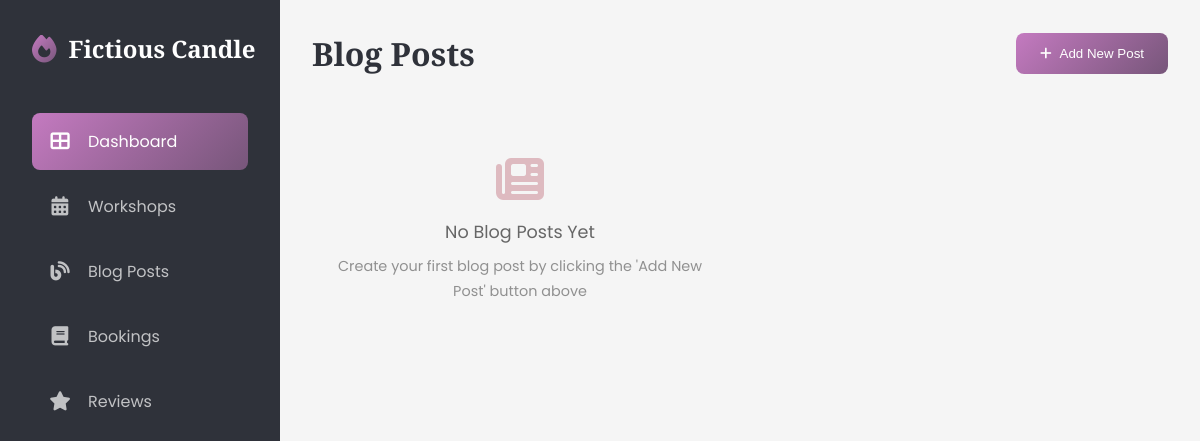
Page /dashboard/blogs/ (signed in) on the earlier database version.
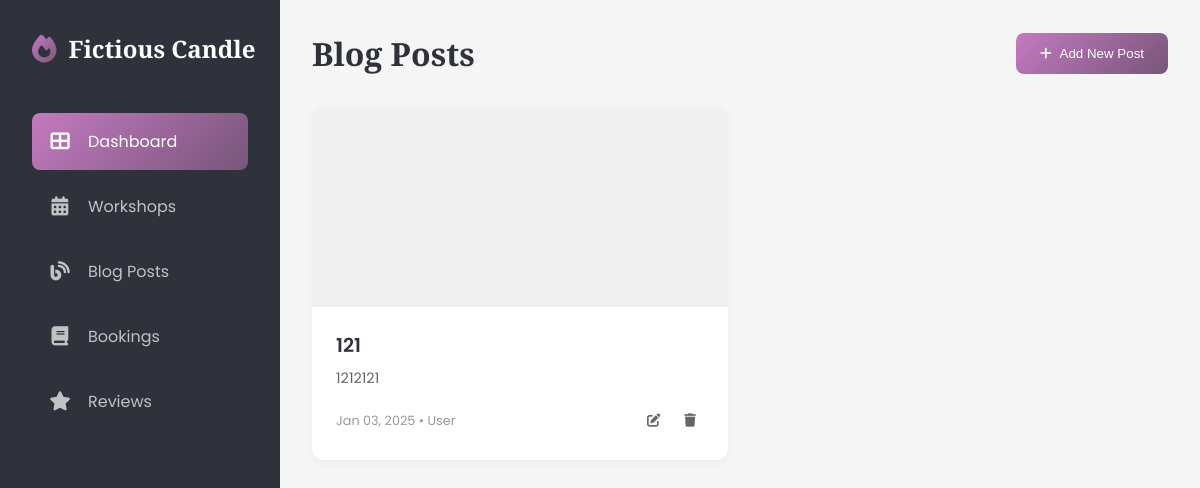
Same page on the later database version.
### candle/models.py (models this page shows, shortened)
class Blogpost(models.Model):
    author = models.ForeignKey(
        User,
        on_delete=models.CASCADE,
        related_name='blogposts',
        related_query_name='blogpost'
    )
    title = models.CharField(max_length=255)
    content = models.TextField()
    published_date = models.DateTimeField(auto_now_add=True)
    thumbnail = models.ImageField(
        upload_to='blog_thumbnails/',
        null=True,
        blank=True,
        help_text='Featured image for the blog post'
    )
    class Meta:
        ordering = ("-published_date",)

### candle/views.py (the view)
# urls.py: path("blogs/",DashboardBlogView.as_view(),name="dashboard_blogs"),
class DashboardBlogView(LoginRequiredMixin,TemplateView):
    template_name = "candle/dashboard/blogs.html"
    def get_context_data(self, **kwargs):
        context = super().get_context_data(**kwargs)
        user = self.request.user
        if user.is_superuser:
            context['blog_posts'] = Blogpost.objects.all()
        else:
            context['blog_posts'] = Blogpost.objects.filter(author=user)
        return context

### candle/context_processors.py (called while the page is built)
def company_info(request):
    config = {
        "latest_blogs":Blogpost.objects.all()[:6],
        "latest_workshops":CandleWorkshop.objects.all()[:6]
    }
    try:
        config.update(Config.objects.first().as_dict())
    except Exception as e:
        pass
    return config

### candle/models.py (called while the page is built)
    def as_dict(self):
        return {
            'site_name': self.site_name or '',
            'site_title': self.site_title or '',
            'site_description': self.site_description or '',
            'facebook_url': self.facebook_url or '',
            'instagram_url': self.instagram_url or '',
            "pinterest_url": self.pinterest_url or ""
        }

### candle/templates/candle/dashboard/blogs.html (shortened to what this page needs)
{% extends 'candle/dashboard/base.html' %}
{% block content %}
 <main class="main-content">
    <div class="page-header">
        <h1 class="page-title">Blog Posts</h1>
        <button class="btn btn-primary" onclick="openModal('blog')">
            <i class="fas fa-plus"></i> Add New Post
        </button>
    </div>
    <div class="blog-grid" id="blogGrid">
        {% if blog_posts %}
        <div class="blog-grid" id="blogGrid">
            {% for blog in blog_posts %}
                <div class="blog-card">
                    <div class="blog-image-container">
                    </div>
                    <div class="blog-content">
                        <h3 class="blog-title">{{blog.title}}</h3>
                        <div class="blog-excerpt">{{blog.content|striptags|truncatewords:20}}</div>
                        <div class="blog-meta">
                            <span>{{blog.published_date|date:"M d, Y"}} • {{blog.author.get_full_name|default:"User"}}</span>
                            <div class="blog-actions">
                                <button class="action-btn" onclick="openModal('blog', ${post.id})">
                                    <i class="fas fa-edit"></i>
                                </button>
                                <form method="post" action="{% url 'candle:delete_blogs' blog.id %}" class="delete-form">
                                    <button type="submit" class="action-btn">
                                        <i class="fas fa-trash"></i>
                                    </button>
                                </form>
                            </div>
                        </div>
                    </div>
                </div>
            {% endfor %}
        </div>
        {% else %}
            <div class="empty-state">
                <i class="fas fa-newspaper"></i>
                <p>No Blog Posts Yet</p>
                <span>Create your first blog post by clicking the 'Add New Post' button above</span>
            </div>
        {% endif %}
    </div>
</main>
{% endblock content %}

### candle/templates/candle/dashboard/base.html (shortened to what this page needs)
{% load static %}
<!DOCTYPE html>
<html lang="en">
<head>
    <link rel="stylesheet" href="https://cdnjs.cloudflare.com/ajax/libs/font-awesome/6.5.1/css/all.min.css">
    <link rel="stylesheet" href="{% static 'candle/dashboard/main.css' %}">
</head>
<body>
    {% include "candle/dashboard/fragments/sidebar.html" %}
    {% block content %}
    {% endblock content %}
    </body>
</html>

### candle/templates/candle/dashboard/fragments/sidebar.html (shortened to what this page needs)
<aside class="sidebar">
    <div class="logo">
        <i class="fas fa-fire"></i>
        <span>Fictious Candle</span>
    </div>
    <ul class="nav-menu">
        <li class="nav-item">
            <a href="{% url 'candle:dashboard' %}" class="nav-link active">
                <i class="fas fa-th-large"></i>
                <span>Dashboard</span>
            </a>
        </li>
        {% if user.is_superuser %}
        <li class="nav-item">
            <a href="#" class="nav-link">
                <i class="fas fa-calendar-alt"></i>
                <span>Workshops</span>
            </a>
        </li>
        {% endif %}
        <li class="nav-item">
            <a href="#" class="nav-link">
                <i class="fas fa-blog"></i>
                <span>{% if not user.is_superuser %}My {% endif %}Blog Posts</span>
            </a>
        </li>
        <li class="nav-item">
            <a href="#" class="nav-link">
                <i class="fas fa-book"></i>
                <span>{% if not user.is_superuser %}My {% endif %}Bookings</span>
            </a>
        </li>
        <li class="nav-item">
            <a href="#" class="nav-link">
                <i class="fas fa-star"></i>
                <span>{% if not user.is_superuser %}My {% endif %}Reviews</span>
            </a>
        </li>
    </ul>
</aside>

### candle/static/candle/dashboard/main.css (style rules this page uses)
:root { --color-dark: #2F323A; --color-purple: #77567A; --color-magenta: #C47AC0; --color-pink: #E39EC1; --color-light: #DEBAC0; --gradient-primary: linear-gradient(135deg, var(--color-magenta), var(--color-purple)); --gradient-hover: linear-gradient(135deg, var(--color-purple), var(--color-magenta)); }
* { margin: 0; padding: 0; box-sizing: border-box; }
body { font-family: 'Poppins', sans-serif; background-color: #f5f5f5; display: flex; min-height: 100vh; overflow-x: hidden; }
.sidebar { width: 280px; background: var(--color-dark); min-height: 100vh; padding: 2rem; position: fixed; left: 0; top: 0; transition: all 0.3s ease; z-index: 1000; }
.logo { color: white; font-size: 1.5rem; font-weight: bold; font-family: 'Playfair Display', serif; display: flex; align-items: center; gap: 0.75rem; margin-bottom: 3rem; white-space: nowrap; padding-right: 1rem; }
.logo i { background: var(--gradient-primary); -webkit-background-clip: text; -webkit-text-fill-color: transparent; font-size: 1.75rem; flex-shrink: 0; }
.nav-menu { list-style: none; }
.nav-item { margin-bottom: 0.5rem; position: relative; }
.nav-link { color: rgba(255, 255, 255, 0.7); text-decoration: none; display: flex; align-items: center; padding: 1rem; border-radius: 8px; transition: all 0.3s ease; white-space: nowrap; }
.nav-link i { margin-right: 1rem; font-size: 1.2rem; min-width: 24px; text-align: center; }
.nav-link.active, .nav-link:hover { background: var(--gradient-primary); color: white; }
.main-content { flex: 1; margin-left: 280px; padding: 2rem; transition: all 0.3s ease; width: calc(100% - 280px); }
.page-header { display: flex; justify-content: space-between; align-items: center; margin-bottom: 2rem; flex-wrap: wrap; gap: 1rem; }
.page-title { font-family: 'Playfair Display', serif; color: var(--color-dark); font-size: clamp(1.5rem, 4vw, 2rem); }
.action-btn { padding: 0.5rem; border: none; background: none; color: #666; cursor: pointer; transition: all 0.3s ease; }
.delete-form { display: inline; }
.blog-grid { display: grid; grid-template-columns: repeat(auto-fill, minmax(300px, 1fr)); gap: 1.5rem; margin-bottom: 2rem; }
.blog-card { background: white; border-radius: 12px; overflow: hidden; box-shadow: 0 2px 10px rgba(0, 0, 0, 0.05); }
.blog-image-container { position: relative; width: 100%; height: 200px; overflow: hidden; background: #f0f0f0; }
.blog-content { padding: 1.5rem; }
.blog-title { font-size: 1.2rem; font-weight: 600; color: var(--color-dark); margin-bottom: 0.5rem; }
.blog-excerpt { color: #666; font-size: 0.9rem; margin-bottom: 1rem; display: -webkit-box; -webkit-line-clamp: 3; -webkit-box-orient: vertical; overflow: hidden; }
.blog-meta { display: flex; justify-content: space-between; align-items: center; font-size: 0.8rem; color: #999; }
.blog-actions { display: flex; gap: 0.5rem; }
.btn { padding: 0.8rem 1.5rem; border: none; border-radius: 8px; cursor: pointer; font-weight: 500; display: flex; align-items: center; gap: 0.5rem; transition: all 0.3s ease; }
.btn-primary { background: var(--gradient-primary); color: white; }

Differences in the rows shown:
added Blogpost: title "121", content "1212121", published_date "Jan 03, 2025", author.get_full_name "User"
Other differences:
text no longer shown: "No Blog Posts Yet Create your first blog post by clicking the 'Add New Post' button above"
